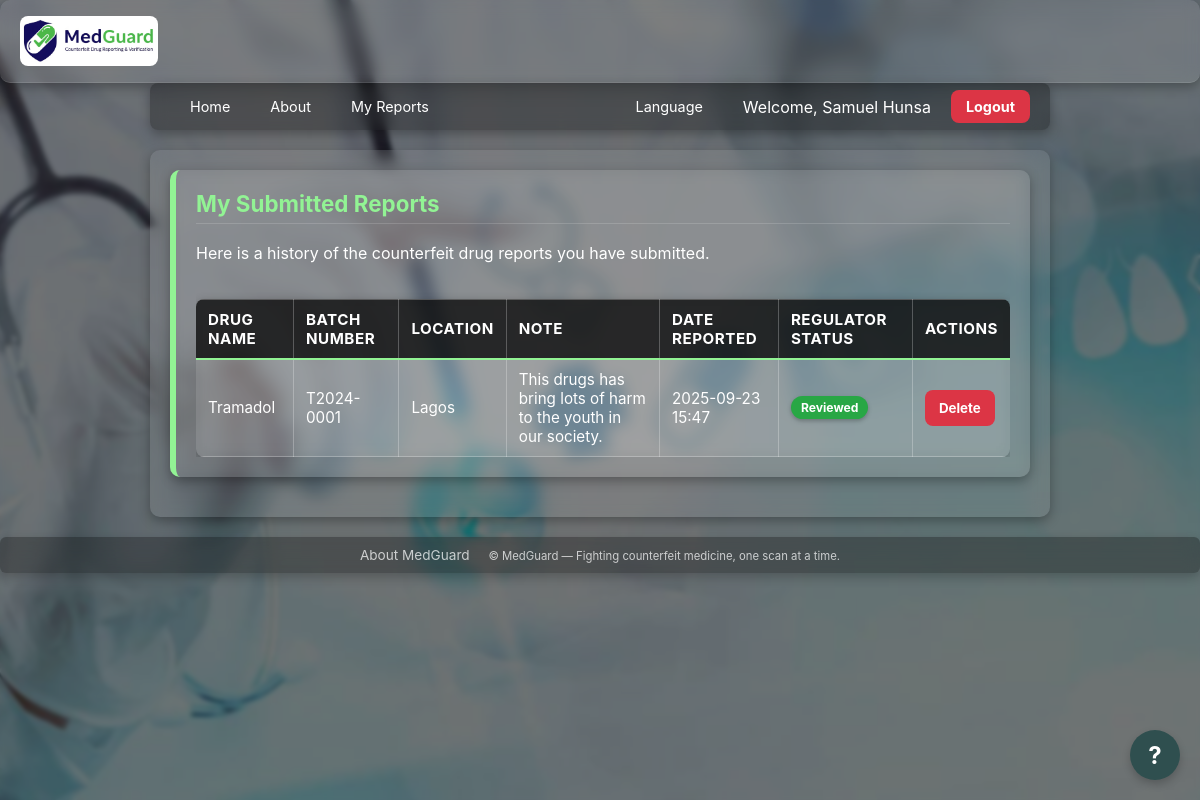
Before: /my-reports (signed in) with the older database file.
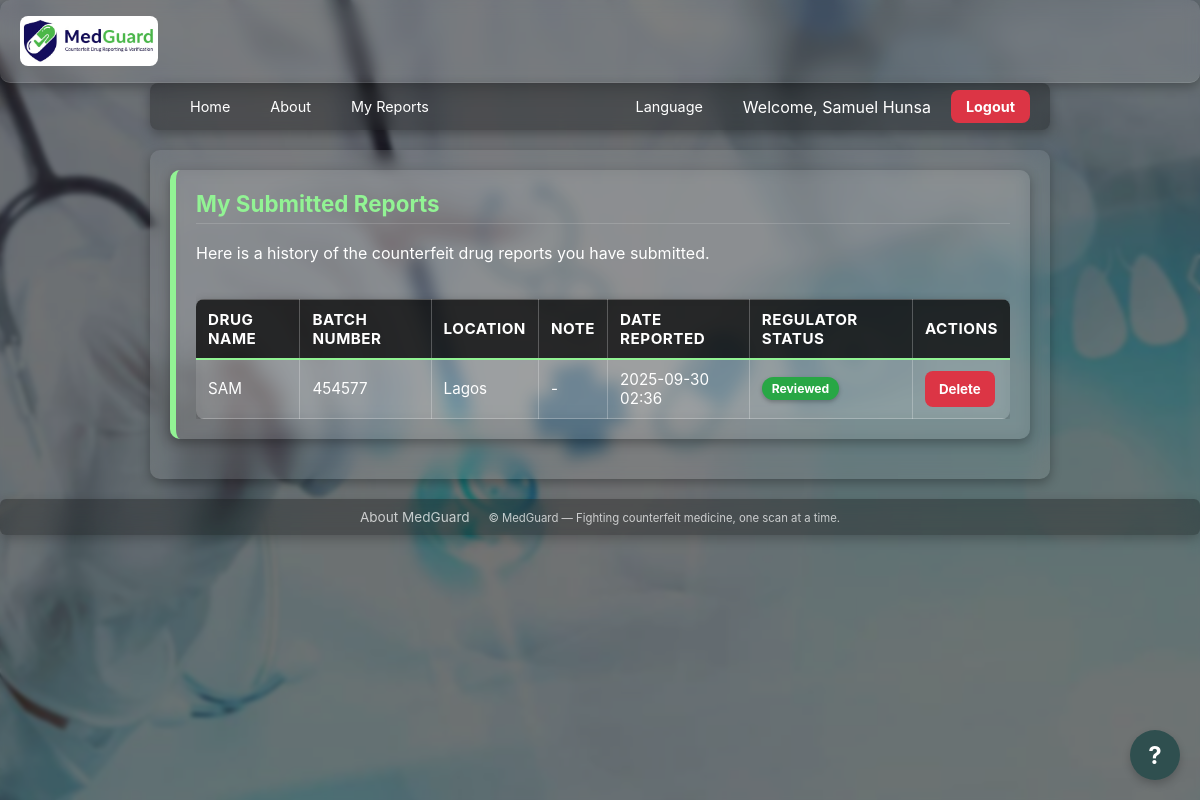
After: the same page with the newer database file.
### tables this page shows
CREATE TABLE "reports" (
                id INTEGER PRIMARY KEY AUTOINCREMENT,
                user_id INTEGER,
                drug_name TEXT,
                batch_number TEXT NOT NULL,
                location TEXT,
                note TEXT,
                image_filename TEXT,
                latitude REAL,
                longitude REAL,
                reported_on TIMESTAMP DEFAULT (datetime('now')),
                status TEXT DEFAULT 'New', -- Changed to TEXT
                FOREIGN KEY (user_id) REFERENCES users (id)
            );

### backend/routes/auth.py (the view)
@auth_bp.route("/my-reports")
def my_reports():
    if "user_id" not in session:
        return redirect(url_for("auth.login"))
    user_id = session["user_id"]
    conn = get_db()
    reports = conn.execute(
        "SELECT id, drug_name, batch_number, location, note, reported_on, status FROM reports WHERE user_id = ? ORDER BY reported_on DESC",
        (user_id,)
    ).fetchall()
    return render_template("my_reports.html", reports=reports)

### backend/database.py (called while the page is built)
def get_db():
    if "db" not in g:
        conn = sqlite3.connect(
            cfg.DB_PATH,
            detect_types=sqlite3.PARSE_DECLTYPES,
            timeout=10
        )
        conn.row_factory = sqlite3.Row
        conn.execute("PRAGMA journal_mode=WAL;")
        g.db = conn
    return g.db

### frontend/templates/my_reports.html (shortened to what this page needs)
{% extends "base.html" %} {% block content %}
<div class="panel">
  <h2>My Submitted Reports</h2>
  <p>Here is a history of the counterfeit drug reports you have submitted.</p>
  <div style="overflow-x: auto; -webkit-overflow-scrolling: touch">
    <table class="table" style="margin-top: 20px" id="my-reports-table">
      <thead>
        <tr>
          <th>Drug Name</th>
          <th>Batch Number</th>
          <th>Location</th>
          <th>Note</th>
          <th>Date Reported</th>
          <th>Regulator Status</th>
          <th>Actions</th>
        </tr>
      </thead>
      <tbody>
        {% for report in reports %}
        <tr>
          <td data-label="Drug Name">{{ report.drug_name or "-" }}</td>
          <td data-label="Batch Number">{{ report.batch_number }}</td>
          <td data-label="Location">{{ report.location or "-" }}</td>
          <td data-label="Note">{{ report.note or "-" }}</td>
          <td data-label="Date Reported">
            {{ report.reported_on.strftime('%Y-%m-%d %H:%M') }}
          </td>
          <td data-label="Regulator Status">
            {% if report.status == 0 %}
            <span class="badge" style="background-color: #ffc107; color: #000"
              >Pending Review</span
            >
            {% else %}
            <span class="badge" style="background-color: #28a745; color: #fff">
              Reviewed</span
            >
            {% endif %}
          </td>
          <td data-label="Actions">
            <button
              class="btn delete-my-report-btn"
              data-id="{{ report.id }}"
              style="background-color: #dc3545; color: white"
            >
              Delete
            </button>
          </td>
        </tr>
        {% else %}
        <tr>
          <td colspan="7" style="text-align: center">
            You have not submitted any reports yet.
          </td>
        </tr>
        {% endfor %}
      </tbody>
    </table>
  </div>
</div>
{% endblock %}

### frontend/templates/base.html (shortened to what this page needs)
<!DOCTYPE html>
<html lang="{{ current_locale or 'en' }}">
  <head>
    <link
      rel="stylesheet"
      href="{{ url_for('static', filename='styles.css') }}"
    />
  </head>
  <body>
    <header class="mg-header">
      <div class="brand-container">
        <img
          src="{{ url_for('static', filename='images/logo.png') }}"
          alt="MedGuard Logo"
          style="height: 50px; border-radius: 8px"
        />
      </div>
    </header>
    <nav class="navbar container">
      <ul class="nav-list">
        <div class="nav-left">
          <li class="nav-item">
            <a href="{{ url_for('root') }}">{{ _('Home') }}</a>
          </li>
          <li class="nav-item">
            <a href="{{ url_for('about_page') }}">{{ _('About') }}</a>
          </li>
          {% if session.user_id %}
          <li class="nav-item">
            <a href="{{ url_for('auth.my_reports') }}">{{ _('My Reports') }}</a>
          </li>
          {% endif %}
        </div>
        <div class="nav-right">
          <li class="nav-item dropdown">
            <a href="#">{{ _('Language') }}</a>
          </li>
          {% if session.admin_id %}
          <li class="nav-item">
            <form
              action="{{ url_for('admin_logout') }}"
              method="post"
              style="margin: 0"
            >
              <input type="hidden" name="csrf" value="{{ session.csrf }}" />
              <button
                type="submit"
                class="btn"
                style="background: #dc3545; color: white; width: 100%"
              >
                {{ _('Admin Logout') }}
              </button>
            </form>
          </li>
          {% elif session.user_id %}
          <li class="nav-item">
            <span style="padding: 15px 20px; color: white"
              >{{ _('Welcome,') }} {{ session.user_name }}</span
            >
          </li>
          <li class="nav-item">
            <a
              href="{{ url_for('auth.logout') }}"
              class="btn"
              style="background-color: #dc3545"
              >{{ _('Logout') }}</a
            >
          </li>
          {% endif %}
        </div>
      </ul>
    </nav>
    <main class="container">{% block content %}{% endblock %}</main>
    <footer class="mg-footer">
      <a
        href="{{ url_for('about_page') }}"
        style="color: #eee; text-decoration: none; margin-right: 15px"
        >{{ _('About MedGuard') }}</a
      >
      <small
        >© {{ _('MedGuard — Fighting counterfeit medicine, one scan at a time.')
        }}</small
      >
    </footer>
    <button id="chat-toggle-btn">?</button>
  </body>
</html>

### frontend/static/styles.css (style rules this page uses)
:root { --mg-green: #2f4f4f; --mg-yellow: #92f394; --mg-white: #ffffff; --mg-red: #b45e19; --mg-success: #28a745; }
* { box-sizing: border-box; font-family: Inter, system-ui, -apple-system, Segoe UI, Roboto, Arial, sans-serif; }
body { margin: 0; background: var(--mg-green); color: var(--mg-white); }
.mg-header { display: flex; align-items: center; justify-content: space-between; gap: 12px; padding: 16px 20px; border-bottom: 1px solid rgba(255, 255, 255, 0.1); }
.container { padding: 20px; max-width: 900px; margin: 0 auto; }
.panel { background: rgba(255, 255, 255, 0.05); border-radius: 12px; padding: 20px; margin-bottom: 20px; box-shadow: 0 4px 12px rgba(0, 0, 0, 0.15); border-left: 6px solid var(--mg-yellow); }
.panel h2 { margin-top: 0; color: var(--mg-yellow); font-size: 1.4rem; border-bottom: 1px solid rgba(255, 255, 255, 0.15); padding-bottom: 6px; }
.btn { cursor: pointer; border: none; border-radius: 8px; padding: 10px 14px; font-weight: 700; transition: all 0.2s ease; text-decoration: none !important; }
a.btn { text-decoration: none !important; }
.navbar { padding: 0; position: relative; z-index: 1000; }
.nav-list { list-style: none; padding: 0; margin: 0; display: flex; align-items: center; justify-content: space-between; }
.nav-item a, .nav-item .btn { color: white; text-decoration: none; padding: 10px 15px; display: block; transition: background 0.2s; font-size: 0.9rem; }
.mg-footer { padding: 20px; text-align: center; opacity: 0.75; }
.table { width: 100%; border-collapse: collapse; margin-top: 10px; font-size: 0.95em; background: rgba(255, 255, 255, 0.08); backdrop-filter: blur(8px); border-radius: 8px; overflow: hidden; box-shadow: 0 2px 8px rgba(0, 0, 0, 0.25); }
.table th, .table td { border: 1px solid rgba(255, 255, 255, 0.25); padding: 10px 12px; text-align: left; color: var(--mg-white); }
.table th { background: rgba(0, 0, 0, 0.75); font-weight: bold; text-transform: uppercase; letter-spacing: 0.5px; border-bottom: 2px solid var(--mg-yellow); }
.table th:first-child, .table td:first-child { border-left: none; }
.table th:last-child, .table td:last-child { border-right: none; }
.badge { display: inline-block; padding: 4px 10px; border-radius: 12px; font-size: 0.8em; font-weight: bold; text-align: center; min-width: 70px; box-shadow: 0 2px 4px rgba(0, 0, 0, 0.25); }

Changed rows visible on the page:
removed reports: drug_name "Tramadol", batch_number "T2024-0001", location "Lagos", note "This drugs has bring lots of harm to the youth in our society.", reported_on "2025-09-23 15:47", status "Reviewed"
added reports: drug_name "SAM", batch_number "454577", location "Lagos", note "-", reported_on "2025-09-30 02:36", status "Reviewed"
